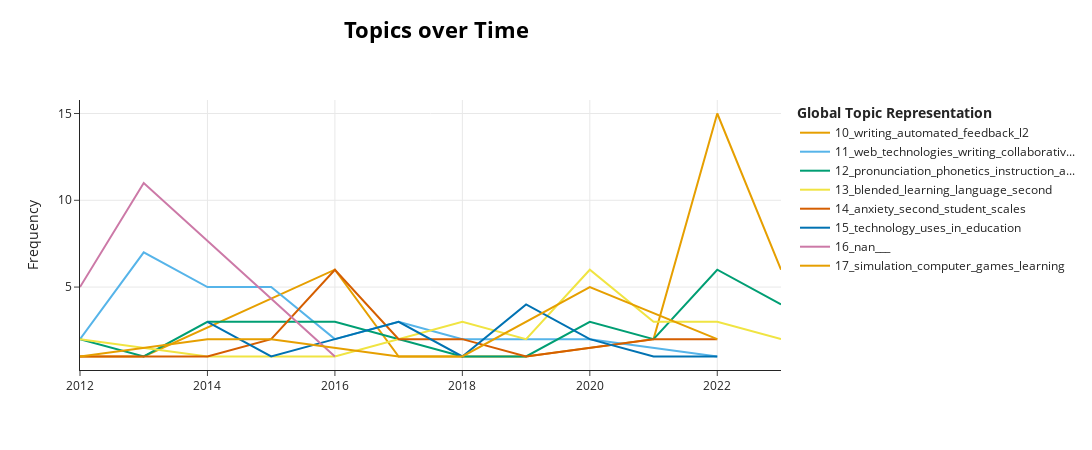

The notebook cell saved with this chart:
### Code cell
model.visualize_topics_over_time(topics_over_time, topics=[10, 11, 12, 13, 14, 15, 16, 17])

### Figure 1 — Plotly figure (JSON) as saved in the notebook; plotly's stock layout.template omitted (floating-point values rounded to 4 significant figures)
{"data": [{"hoverinfo": "text", "hovertext": ["<b>Topic 10</b><br>Words: mediated, collaborative, communication, writing, computer", "<b>Topic 10</b><br>Words: awe, automated, writing, efl, autonomy", "<b>Topic 10</b><br>Words: automated, writing, evaluation, awe, automatic", "<b>Topic 10</b><br>Words: effects, term, automated, grammatical, corrective", "<b>Topic 10</b><br>Words: glossed, l1, automated, perceptions, autonomy", "<b>Topic 10</b><br>Words: littératie, tasks, de, sociale, l2", "<b>Topic 10</b><br>Words: automated, accuracy, voluntary, type, tutor", "<b>Topic 10</b><br>Words: writing, automated, feedback, l2, machine", "<b>Topic 10</b><br>Words: writing, automated, l2, review, machine"], "marker": {"color": "#E69F00"}, "mode": "lines", "name": "10_writing_automated_feedback_l2", "type": "scatter", "x": [2012, 2013, 2016, 2017, 2018, 2019, 2021, 2022, 2023], "y": [1, 1, 6, 1, 1, 1, 2, 15, 6]}, {"hoverinfo": "text", "hovertext": ["<b>Topic 11</b><br>Words: technologies, web, writing, composition, collaborative", "<b>Topic 11</b><br>Words: web, technologies, writing, cooperative, student", "<b>Topic 11</b><br>Words: web, technologies, writing, collaborative, resources", "<b>Topic 11</b><br>Words: web, technologies, writing, collaborative, social", "<b>Topic 11</b><br>Words: writing, web, flow, technologies, groups", "<b>Topic 11</b><br>Words: writing, collaborative, web, editing, technologies", "<b>Topic 11</b><br>Words: technologies, writing, web, collaborative, interaction", "<b>Topic 11</b><br>Words: web, writing, technologies, collaborative, sites", "<b>Topic 11</b><br>Words: technologies, web, writing, peer, collaborative", "<b>Topic 11</b><br>Words: cognition, writing, telling, story, freshmen"], "marker": {"color": "#56B4E9"}, "mode": "lines", "name": "11_web_technologies_writing_collaborativ...", "type": "scatter", "x": [2012, 2013, 2014, 2015, 2016, 2017, 2018, 2019, 2020, 2022], "y": [2, 7, 5, 5, 2, 3, 2, 2, 2, 1]}, {"hoverinfo": "text", "hovertext": ["<b>Topic 12</b><br>Words: pronunciation, phonetics, comprehensive, notional, articulation", "<b>Topic 12</b><br>Words: pronunciation, computation, probability, phonetics, acoustics", "<b>Topic 12</b><br>Words: pronunciation, groups, phonemes, native, control", "<b>Topic 12</b><br>Words: pronunciation, phonemes, japanese, speech, scores", "<b>Topic 12</b><br>Words: pronunciation, perception, instruction, correspondence, grapheme", "<b>Topic 12</b><br>Words: auditory, pronunciation, word, discrimination, phonology", "<b>Topic 12</b><br>Words: pictorial, cues, prior, stimuli, japanese", "<b>Topic 12</b><br>Words: pronunciation, morphophonemics, metaphonological, tts, mutual", "<b>Topic 12</b><br>Words: pronunciation, phonetics, worksheets, transcription, alphabets", "<b>Topic 12</b><br>Words: pronunciation, phonetics, prosody, assisted, instruction", "<b>Topic 12</b><br>Words: pronunciation, automatic, training, assessment, l2"], "marker": {"color": "#009E73"}, "mode": "lines", "name": "12_pronunciation_phonetics_instruction_a...", "type": "scatter", "x": [2012, 2013, 2014, 2015, 2016, 2018, 2019, 2020, 2021, 2022, 2023], "y": [2, 1, 3, 3, 3, 1, 1, 3, 2, 6, 4]}, {"hoverinfo": "text", "hovertext": ["<b>Topic 13</b><br>Words: blended, course, learning, puter, com", "<b>Topic 13</b><br>Words: libraries, blended, instructional, introductory, descriptions", "<b>Topic 13</b><br>Words: hybrid, flipped, classes, blended, anxiety", "<b>Topic 13</b><br>Words: blended, learning, of, focus, education", "<b>Topic 13</b><br>Words: blended, course, learning, student, descriptions", "<b>Topic 13</b><br>Words: blended, teacher, learning, relationship, teachers", "<b>Topic 13</b><br>Words: blended, learning, instructional, language, second", "<b>Topic 13</b><br>Words: blended, learning, engagement, systems, courses", "<b>Topic 13</b><br>Words: blended, disabilities, learning, secondary, constructive", "<b>Topic 13</b><br>Words: blended, efl, bll, new, vietnam"], "marker": {"color": "#F0E442"}, "mode": "lines", "name": "13_blended_learning_language_second", "type": "scatter", "x": [2012, 2014, 2016, 2017, 2018, 2019, 2020, 2021, 2022, 2023], "y": [2, 1, 1, 2, 3, 2, 6, 3, 3, 2]}, {"hoverinfo": "text", "hovertext": ["<b>Topic 14</b><br>Words: role, anxiety, student, likert, scales", "<b>Topic 14</b><br>Words: readiness, anxiety, esteem, playing, change", "<b>Topic 14</b><br>Words: student, statistical, income, language, traits", "<b>Topic 14</b><br>Words: scales, analysis, second, student, likert", "<b>Topic 14</b><br>Words: statistical, analysis, anxiety, multimedia, scales", "<b>Topic 14</b><br>Words: anxiety, psychometrics, measurement, second, language", "<b>Topic 14</b><br>Words: esteem, anxiety, age, majors, informal", "<b>Topic 14</b><br>Words: anxiety, scales, likert, second, learning", "<b>Topic 14</b><br>Words: anxiety, student, learning, traits, gamification"], "marker": {"color": "#D55E00"}, "mode": "lines", "name": "14_anxiety_second_student_scales", "type": "scatter", "x": [2012, 2014, 2015, 2016, 2017, 2018, 2019, 2021, 2022], "y": [1, 1, 2, 6, 2, 2, 1, 2, 2]}, {"hoverinfo": "text", "hovertext": ["<b>Topic 15</b><br>Words: technology, uses, in, education, educational", "<b>Topic 15</b><br>Words: skills, technology, uses, methodology, in", "<b>Topic 15</b><br>Words: technology, uses, in, competence, misconceptions", "<b>Topic 15</b><br>Words: technology, uses, in, education, educational", "<b>Topic 15</b><br>Words: skills, standards, technology, uses, in", "<b>Topic 15</b><br>Words: technology, uses, in, education, proficiency", "<b>Topic 15</b><br>Words: technology, uses, in, reading, skills", "<b>Topic 15</b><br>Words: toys, program, technology, children, programming", "<b>Topic 15</b><br>Words: technology, captions, uses, in, grade"], "marker": {"color": "#0072B2"}, "mode": "lines", "name": "15_technology_uses_in_education", "type": "scatter", "x": [2014, 2015, 2016, 2017, 2018, 2019, 2020, 2021, 2022], "y": [3, 1, 2, 3, 1, 4, 2, 1, 1]}, {"hoverinfo": "text", "hovertext": ["<b>Topic 16</b><br>Words: nan, , , , ", "<b>Topic 16</b><br>Words: nan, , , , ", "<b>Topic 16</b><br>Words: nan, , , , "], "marker": {"color": "#CC79A7"}, "mode": "lines", "name": "16_nan___", "type": "scatter", "x": [2012, 2013, 2016], "y": [5, 11, 1]}, {"hoverinfo": "text", "hovertext": ["<b>Topic 17</b><br>Words: simulated, simulation, playing, environment, classrooms", "<b>Topic 17</b><br>Words: educational, games, simulation, opportunities, leisure", "<b>Topic 17</b><br>Words: simulation, architectural, computer, interaction, process", "<b>Topic 17</b><br>Words: simulation, playing, transfer, games, german", "<b>Topic 17</b><br>Words: simulated, simulation, traits, personality, thought", "<b>Topic 17</b><br>Words: simulation, learning, simulated, computer, games", "<b>Topic 17</b><br>Words: simulation, computer, early, oriented, adolescents"], "marker": {"color": "#E69F00"}, "mode": "lines", "name": "17_simulation_computer_games_learning", "type": "scatter", "x": [2012, 2014, 2015, 2017, 2018, 2020, 2022], "y": [1, 2, 2, 1, 1, 5, 2]}], "layout": {"height": 450, "hoverlabel": {"bgcolor": "white", "font": {"family": "Rockwell", "size": 16}}, "legend": {"title": {"text": "<b>Global Topic Representation"}}, "title": {"font": {"color": "Black", "size": 22}, "text": "<b>Topics over Time</b>", "x": 0.4, "xanchor": "center", "y": 0.95, "yanchor": "top"}, "width": 1250, "xaxis": {"showgrid": true}, "yaxis": {"showgrid": true, "title": {"text": "Frequency"}}}}
